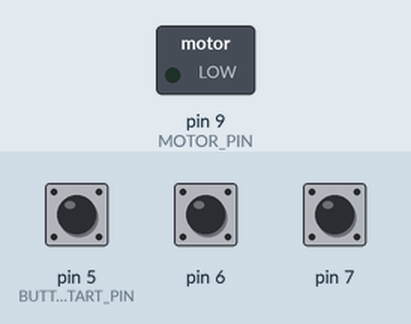
A sketch run on a simulated Arduino Uno, built with avr-gcc and run on an emulated ATmega328P. Parts: switched loads named in the sketch (green lamp = pin HIGH). The test bench sets the inputs (shaded band); at power-on: pin 6 HIGH, pin 7 HIGH, pin 5 (BUTTON_START_PIN) HIGH.

Above: at 1.2 s.
1.3 s: pin 6 pulled LOW for 0.15 s
At 1.8 s:
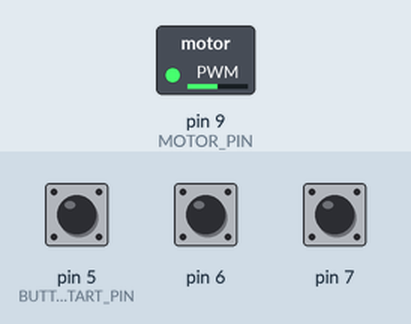
2.9 s: pin 7 pulled LOW for 0.15 s
At 4.1 s:
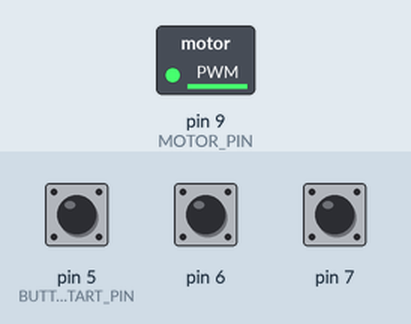
4.5 s: pin 5 (BUTTON_START_PIN) pulled LOW for 0.15 s
At 5.4 s:
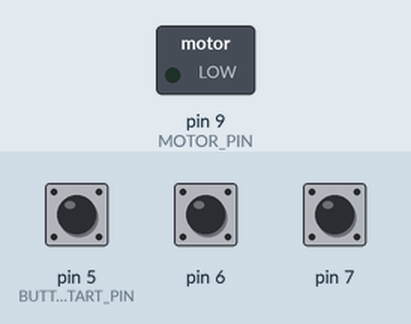
6.1 s: pin 6 pulled LOW for 1 s
At 6.7 s:
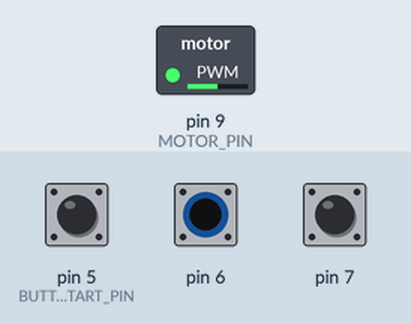
8.6 s: pin 5 (BUTTON_START_PIN) pulled LOW for 1 s
At 9.8 s:
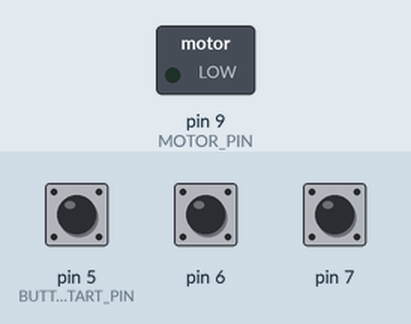
Timing chart, 0 to 11.6 s (numbered marks = the images above; inputs shaded):
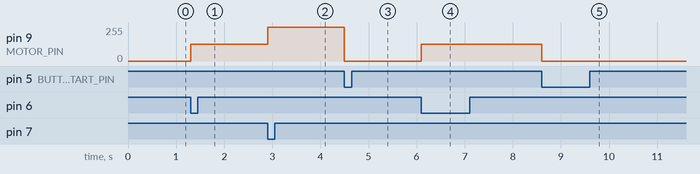

Measured:
- after the input at 1.3 s, pin 9 (MOTOR_PIN): 0/255 → 127/255 at once
- after the input at 2.9 s, pin 9 (MOTOR_PIN): 127/255 → 254/255 at once
- after the input at 4.5 s, pin 9 (MOTOR_PIN): 254/255 → 0/255 at once
- after the input at 6.1 s, pin 9 (MOTOR_PIN): 0/255 → 127/255 at once
- after the input at 8.6 s, pin 9 (MOTOR_PIN): 127/255 → 0/255 at once

The sketch:

AnalogWriteMega.ino
```cpp
#define MOTOR_PIN 9
#define BUTTON_START_PIN 5
#define BUTTON_NUMBER 3

#define STEP_SPEED (255 / (BUTTON_NUMBER - 1))

void setup() {
  int i = BUTTON_START_PIN;

  while(i < BUTTON_START_PIN + BUTTON_NUMBER) {
    pinMode(i++, INPUT_PULLUP);
  }

  pinMode(MOTOR_PIN, OUTPUT);
}

void loop() {
  for(int i = 0; i < BUTTON_NUMBER; i++) {
    if(!digitalRead(BUTTON_START_PIN + i)) {
      int speed = STEP_SPEED * i;
      analogWrite(MOTOR_PIN, speed);
    }
  }
}
```
